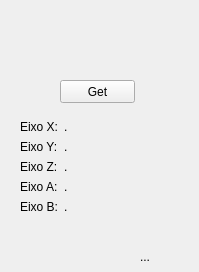
        <widget class="QWidget" name="tab_5">
         <attribute name="title">
          <string>Status</string>
         </attribute>
         <widget class="QWidget" name="formLayoutWidget">
          <property name="geometry">
           <rect>
            <x>20</x>
            <y>120</y>
            <width>170</width>
            <height>101</height>
           </rect>
          </property>
          <layout class="QFormLayout" name="formLayout">
           <property name="fieldGrowthPolicy">
            <enum>QFormLayout::AllNonFixedFieldsGrow</enum>
           </property>
           <item row="0" column="0">
            <widget class="QLabel" name="label_16">
             <property name="text">
              <string>Eixo X:</string>
             </property>
            </widget>
           </item>
           <item row="0" column="1">
            <widget class="QLabel" name="xvalueLabel">
             <property name="text">
              <string>.</string>
             </property>
            </widget>
           </item>
           <item row="1" column="0">
            <widget class="QLabel" name="label_17">
             <property name="text">
              <string>Eixo Y:</string>
             </property>
            </widget>
           </item>
           <item row="1" column="1">
            <widget class="QLabel" name="yvalueLabel">
             <property name="text">
              <string>.</string>
             </property>
            </widget>
           </item>
           <item row="2" column="0">
            <widget class="QLabel" name="label_18">
             <property name="text">
              <string>Eixo Z:</string>
             </property>
            </widget>
           </item>
           <item row="2" column="1">
            <widget class="QLabel" name="zvalueLabel">
             <property name="text">
              <string>.</string>
             </property>
            </widget>
           </item>
           <item row="3" column="0">
            <widget class="QLabel" name="label_19">
             <property name="text">
              <string>Eixo A:</string>
             </property>
            </widget>
           </item>
           <item row="3" column="1">
            <widget class="QLabel" name="avalueLabel">
             <property name="text">
              <string>.</string>
             </property>
            </widget>
           </item>
           <item row="4" column="0">
            <widget class="QLabel" name="label_20">
             <property name="text">
              <string>Eixo B:</string>
             </property>
            </widget>
           </item>
           <item row="4" column="1">
            <widget class="QLabel" name="bvalueLabel">
             <property name="text">
              <string>.</string>
             </property>
            </widget>
           </item>
          </layout>
         </widget>
         <widget class="QPushButton" name="getValuesButton">
          <property name="geometry">
           <rect>
            <x>60</x>
            <y>80</y>
            <width>75</width>
            <height>23</height>
           </rect>
          </property>
          <property name="text">
           <string>Get</string>
          </property>
         </widget>
         <widget class="QLabel" name="anotherLabel">
          <property name="geometry">
           <rect>
            <x>140</x>
            <y>250</y>
            <width>46</width>
            <height>13</height>
           </rect>
          </property>
          <property name="text">
           <string>...</string>
          </property>
         </widget>
        </widget>
